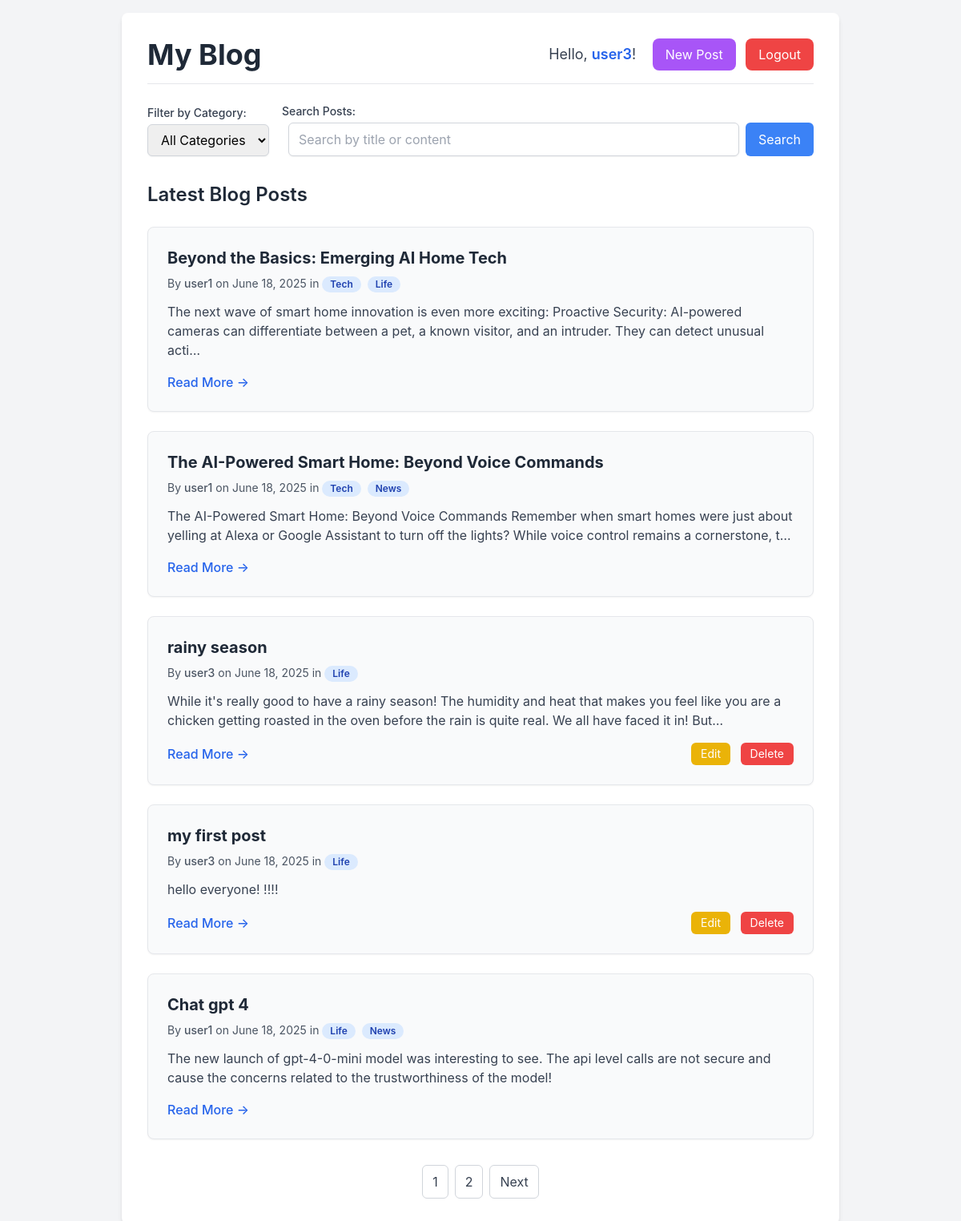
/ (signed in), run on the app's committed database.
### blog/models.py (models this page shows, shortened)
class User(AbstractUser):
    email = models.EmailField(unique=True)
    avatar = models.ImageField(upload_to='avatars/', null=True, blank=True)
    bio = models.TextField(null=True, blank=True)
    groups = models.ManyToManyField(
        'auth.Group',
        related_name='custom_user_groups',
        blank=True,
        help_text='Groups this user belongs to.'
    )
    user_permissions = models.ManyToManyField(
        'auth.Permission',
        related_name='custom_user_permissions',
        blank=True,
        help_text='User-specific permissions.'
    )

class BlogPost(models.Model):
    title = models.CharField(max_length=200)
    content = models.TextField()
    author = models.ForeignKey(User, on_delete=models.CASCADE,   related_name='blog_posts')
    published_date = models.DateTimeField(auto_now_add=True)
    is_published = models.BooleanField(default=True)
    categories = models.ManyToManyField(Category)
    created_at = models.DateTimeField(auto_now_add=True)
    updated_at = models.DateTimeField(auto_now=True)

class Category(models.Model):
    name = models.CharField(max_length=100)
    description = models.TextField(null=True, blank=True)
    created_at = models.DateTimeField(auto_now_add=True)
    updated_at = models.DateTimeField(auto_now=True)

### blog/views.py (the view)
# urls.py: path('', HomePageView.as_view(), name='home'), # Your home page with dynamic content
class HomePageView(View):
    template_name = 'home.html'
    paginate_by = 5 # Number of posts per page
    def get(self, request, *args, **kwargs):
        posts = BlogPost.objects.filter(is_published=True).order_by('-published_date')
        category_id = request.GET.get('category')
        if category_id:
            posts = posts.filter(categories__id=category_id)
        search_query = request.GET.get('q')
        if search_query:
            posts = posts.filter(
                Q(title__icontains=search_query) | Q(content__icontains=search_query)
            ).distinct() # distinct() to to avoid duplication posts
        paginator = Paginator(posts, self.paginate_by)
        page_number = request.GET.get('page')
        page_obj = paginator.get_page(page_number)
        context = {
            'page_obj': page_obj,
            'categories': Category.objects.all().order_by('name'), # All categories for dropdown
            'selected_category': category_id, # To pre-select dropdown
            'search_query': search_query, # To pre-fill search box
        }
        return render(request, self.template_name, context)

### blog/context_processors.py (called while the page is built)
def categories_processor(request):
    return {'all_categories': Category.objects.all().order_by('name')}

### templates/home.html (shortened to what this page needs)
<!DOCTYPE html>
<html lang="en">
<head>
    <script src="https://cdn.tailwindcss.com"></script>
</head>
<body class="bg-gray-100 flex flex-col items-center min-h-screen p-4">
    <div class="bg-white p-8 rounded-lg shadow-md w-full max-w-4xl">
        <nav class="flex justify-between items-center mb-6 pb-4 border-b border-gray-200">
            <h1 class="text-4xl font-bold text-gray-800">My Blog</h1>
            <div>
                {% if user.is_authenticated %}
                    <span class="text-lg text-gray-700 mr-4">Hello, <span class="font-semibold text-blue-600">{{ user.username }}</span>!</span>
                    <a href="{% url 'create_post' %}" class="inline-block bg-purple-500 text-white px-4 py-2 rounded-lg hover:bg-purple-600 transition duration-300 mr-2">New Post</a>
                    <form action="{% url 'logout' %}" method="post" class="inline-block m-0 p-0">
                        <button type="submit" class="inline-block bg-red-500 text-white px-4 py-2 rounded-lg hover:bg-red-600 transition duration-300">
                            Logout
                        </button>
                    </form>
                {% endif %}
            </div>
        </nav>
        <div class="mb-8 flex flex-col md:flex-row md:items-end justify-between space-y-4 md:space-y-0 md:space-x-4">
            <div class="w-full md:w-auto">
                <label for="category-filter" class="block text-sm font-medium text-gray-700 mb-1">Filter by Category:</label>
                <select id="category-filter" class="block w-full px-3 py-2 border border-gray-300 rounded-md shadow-sm focus:outline-none focus:ring-blue-500 focus:border-blue-500"
                        onchange="this.options[this.selectedIndex].value ? window.location.href = '?category=' + this.options[this.selectedIndex].value : window.location.href = '{% url "home" %}'">
                    <option value="">All Categories</option>
                </select>
            </div>
            <div class="w-full md:w-auto flex-grow">
                <label for="search-input" class="block text-sm font-medium text-gray-700 mb-1">Search Posts:</label>
                <form method="get" action="{% url 'home' %}" class="flex space-x-2">
                    <input type="text" id="search-input" name="q" placeholder="Search by title or content"
                           class="flex-grow px-3 py-2 border border-gray-300 rounded-md shadow-sm focus:outline-none focus:ring-2 focus:ring-blue-500 focus:border-blue-500"
                           value="{{ search_query|default:"" }}">
                    <button type="submit" class="bg-blue-500 text-white px-4 py-2 rounded-md hover:bg-blue-600 transition duration-300">Search</button>
                </form>
            </div>
        </div>
        <h2 class="text-2xl font-semibold text-gray-800 mb-6">Latest Blog Posts</h2>
        {% if page_obj.object_list %}
            <div class="space-y-6">
                {% for post in page_obj.object_list %}
                    <div class="bg-gray-50 p-6 rounded-lg shadow-sm border border-gray-200">
                        <h3 class="text-xl font-bold text-gray-800 mb-2">{{ post.title }}</h3>
                        <p class="text-sm text-gray-600 mb-3">
                            By <span class="font-medium">{{ post.author.username }}</span> on {{ post.published_date|date:"F d, Y" }}
                            {% if post.categories.all %}
                                in
                                {% for category in post.categories.all %}
                                    <span class="inline-block bg-blue-100 text-blue-800 text-xs font-semibold px-2.5 py-0.5 rounded-full mr-1">{{ category.name }}</span>
                                {% endfor %}
                            {% endif %}
                        </p>
                        <p class="text-gray-700 mb-4">{{ post.content|truncatechars:200 }}</p>
                        <div class="flex justify-between items-center mt-4">
                            <button onclick="openPostModal('{{ post.pk }}', '{% url "post_detail_api" post.pk %}')"
                                    class="text-blue-600 hover:text-blue-800 font-medium cursor-pointer">
                                Read More &rarr;
                            </button>
                            {% if user.is_authenticated and user == post.author %}
                                <div class="space-x-2">
                                    <a href="{% url 'post_edit' post.pk %}" class="inline-block bg-yellow-500 text-white px-3 py-1 text-sm rounded-md hover:bg-yellow-600 transition duration-300">Edit</a>
                                    <a href="{% url 'post_delete' post.pk %}"
                                       onclick="return confirm('Are you sure you want to delete the post titled \'{{ post.title|escapejs }}\'?')"
                                       class="inline-block bg-red-500 text-white px-3 py-1 text-sm rounded-md hover:bg-red-600 transition duration-300">Delete</a>
                                </div>
                            {% endif %}
                        </div>
                    </div>
                {% endfor %}
            </div>
            <nav class="mt-8 flex justify-center items-center space-x-2">
                {% for num in page_obj.paginator.page_range %}
                    <a href="?page={{ num }}{% if selected_category %}&category={{ selected_category }}{% endif %}{% if search_query %}&q={{ search_query }}{% endif %}"
                       class="px-3 py-2 rounded-md border border-gray-300 bg-white text-gray-700 hover:bg-gray-100
                              {% if page_obj.number == num %} pagination-active {% endif %}">
                        {{ num }}
                    </a>
                {% endfor %}
                {% if page_obj.has_next %}
                    <a href="?page={{ page_obj.next_page_number }}{% if selected_category %}&category={{ selected_category }}{% endif %}{% if search_query %}&q={{ search_query }}{% endif %}"
                       class="px-3 py-2 rounded-md border border-gray-300 bg-white text-gray-700 hover:bg-gray-100">Next</a>
                {% endif %}
            </nav>
        {% else %}
            <p class="text-gray-600 text-center text-lg mt-8">No blog posts found.</p>
        {% endif %}
    </div>
</body>
</html>

### templates/home.html (style rules this page uses)
body { font-family: 'Inter', sans-serif; }
.pagination-active { background-color: #2563eb; color: #ffffff; }

### data on the page
User: username "user3"
BlogPost: title "Beyond the Basics: Emerging AI Home Tech", author.username "user1", published_date "June 18, 2025", content "The next wave of smart home innovation is even more exciting: Proactive Security: AI-powered cameras can differentiate between a pet, a known visitor, and an intruder. They can detect unusual acti…"
Category: name "Tech"
Category: name "Life"
BlogPost: title "The AI-Powered Smart Home: Beyond Voice Commands", author.username "user1", published_date "June 18, 2025", content "The AI-Powered Smart Home: Beyond Voice Commands Remember when smart homes were just about yelling at Alexa or Google Assistant to turn off the lights? While voice control remains a cornerstone, t…"
Category: name "News"
BlogPost: title "rainy season", author.username "user3", published_date "June 18, 2025", content "While it's really good to have a rainy season! The humidity and heat that makes you feel like you are a chicken getting roasted in the oven before the rain is quite real. We all have faced it in! But…"
BlogPost: title "my first post", author.username "user3", published_date "June 18, 2025", content "hello everyone! !!!!"
BlogPost: title "Chat gpt 4", author.username "user1", published_date "June 18, 2025", content "The new launch of gpt-4-0-mini model was interesting to see. The api level calls are not secure and cause the concerns related to the trustworthiness of the model!"

### other printed values
{{ num }} "1" "2"
